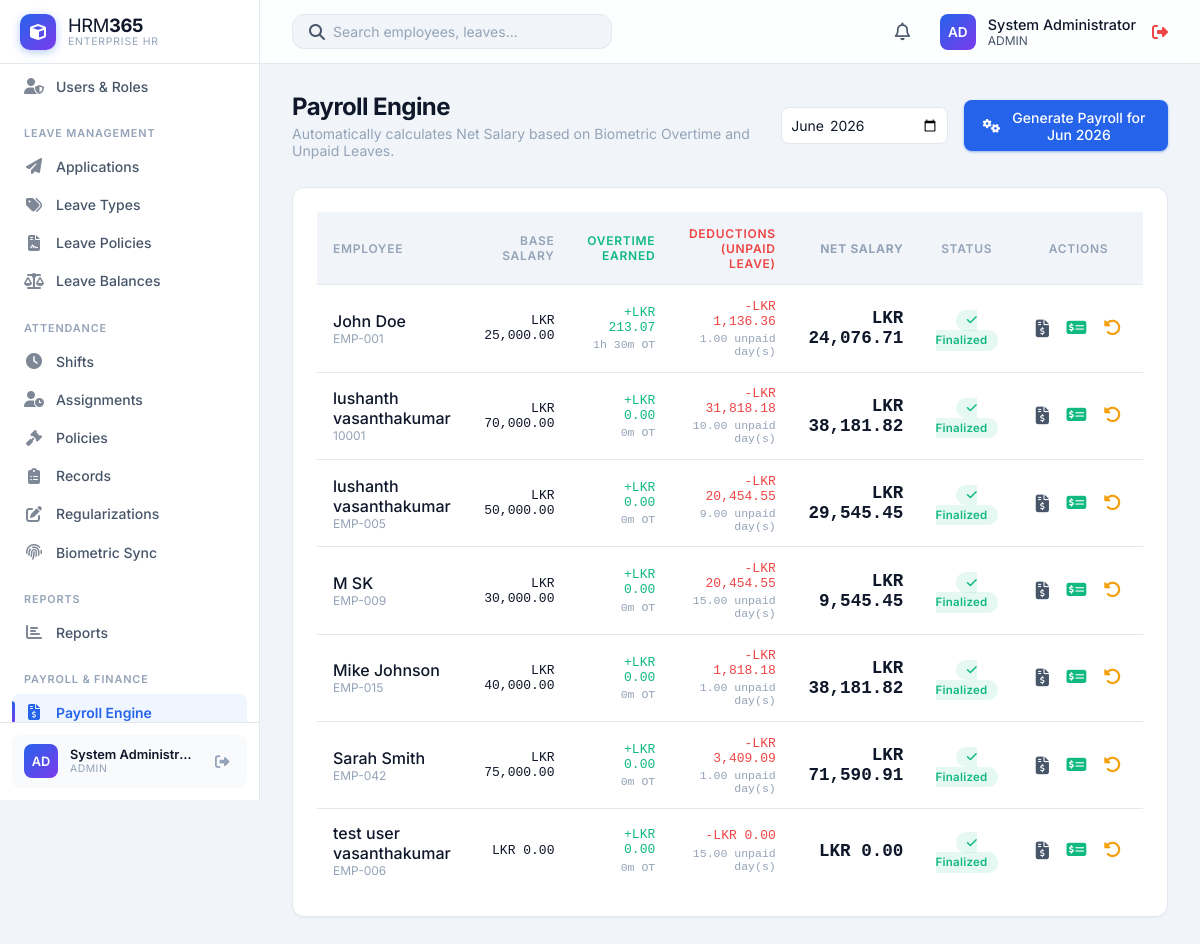
Page /HRM365/modules/payroll/index.php (signed in) on the earlier database version.
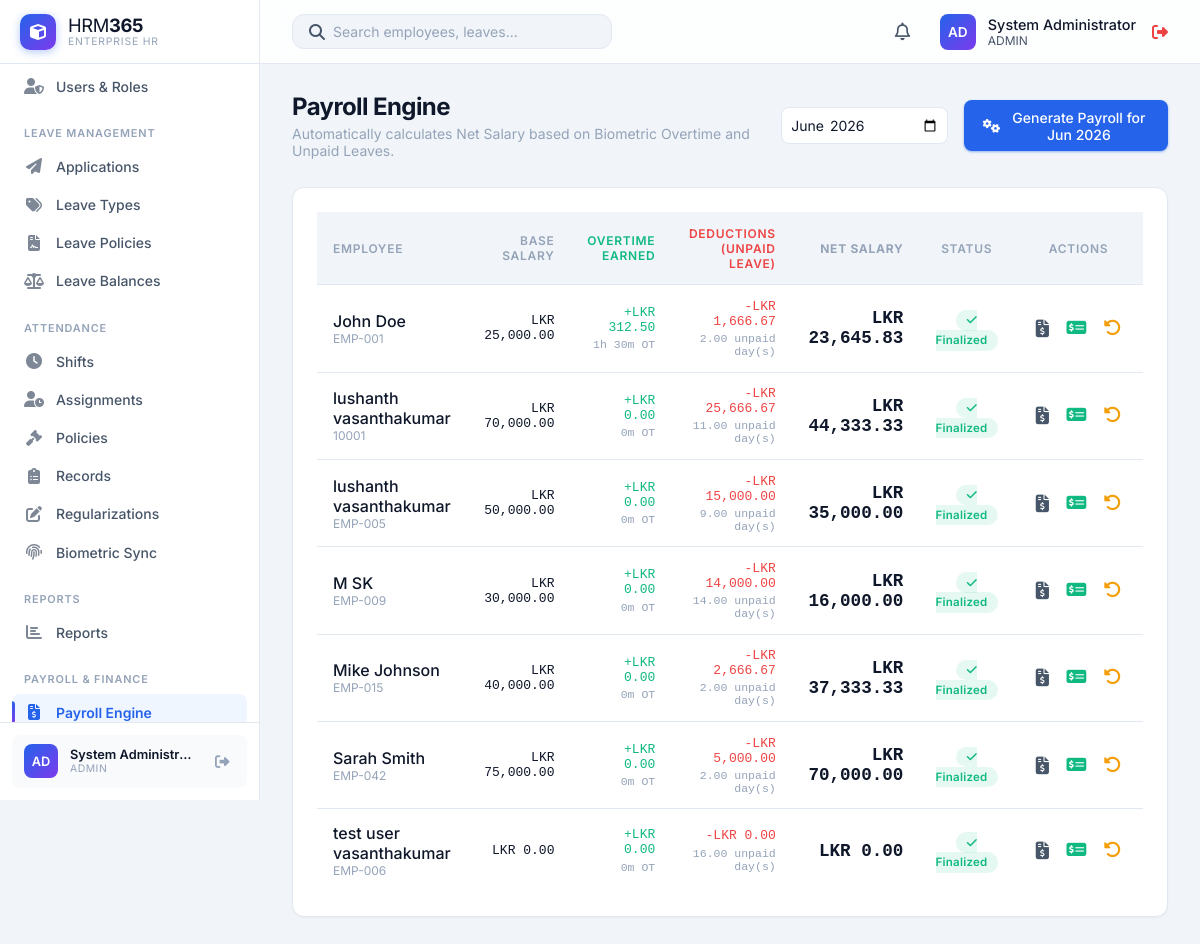
Same page on the later database version.
### tables this page shows
CREATE TABLE `payroll_records` (
  `id` int(11) NOT NULL,
  `employee_id` int(11) NOT NULL,
  `payroll_month` varchar(10) NOT NULL,
  `base_salary` decimal(10,2) DEFAULT 0.00,
  `overtime_hours` decimal(8,2) DEFAULT 0.00,
  `overtime_amount` decimal(10,2) DEFAULT 0.00,
  `deductions` decimal(10,2) DEFAULT 0.00,
  `unpaid_days` decimal(8,2) DEFAULT 0.00,
  `net_salary` decimal(10,2) DEFAULT 0.00,
  `status` enum('Draft','Finalized','Paid') DEFAULT 'Draft',
  `created_at` timestamp NOT NULL DEFAULT current_timestamp(),
  `updated_at` timestamp NOT NULL DEFAULT current_timestamp() ON UPDATE current_timestamp()
);

CREATE TABLE `employees` (
  `id` int(11) NOT NULL,
  `employee_code` varchar(20) NOT NULL,
  `first_name` varchar(50) NOT NULL,
  `last_name` varchar(50) NOT NULL,
  `email` varchar(100) NOT NULL,
  `phone` varchar(20) DEFAULT NULL,
  `department` varchar(50) DEFAULT NULL,
  `designation` varchar(50) DEFAULT NULL,
  `status` enum('Active','On Leave','Terminated') DEFAULT 'Active',
  `biometric_user_id` varchar(50) DEFAULT NULL,
  `hire_date` date DEFAULT NULL,
  `created_at` timestamp NOT NULL DEFAULT current_timestamp(),
  `updated_at` timestamp NOT NULL DEFAULT current_timestamp() ON UPDATE current_timestamp(),
  `date_of_birth` date DEFAULT NULL,
  `gender` enum('Male','Female','Other') DEFAULT NULL,
  `address` text DEFAULT NULL,
  `branch_id` int(11) DEFAULT NULL,
  `employment_type` enum('Full-time','Part-time','Contract') DEFAULT NULL,
  `base_salary` decimal(10,2) DEFAULT NULL,
  `profile_photo` varchar(255) DEFAULT NULL,
  `shift_id` int(11) DEFAULT NULL,
  `attendance_policy_id` int(11) DEFAULT NULL
);

### HRM365/includes/attendance_math.php (called while the page is built, shortened)
<?php
function format_hours_minutes(float $hours): string
{
    $totalMinutes = (int) round($hours * 60);
    if ($totalMinutes <= 0) {
        return '0m';
    }
    $wholeHours = intdiv($totalMinutes, 60);
    $minutes = $totalMinutes % 60;
    if ($wholeHours > 0 && $minutes > 0) {
        return $wholeHours . 'h ' . $minutes . 'm';
    }
    return $minutes . 'm';
}

### HRM365/includes/auth.php (called while the page is built, shortened)
<?php
require_once __DIR__ . '/db.php';
$currentUser = [
    'id' => $_SESSION['user_id'],
    'username' => $_SESSION['username'],
    'role' => $_SESSION['role'] ?? 'employee',
    'employee_id' => $_SESSION['employee_id'] ?? null,
    'department' => null
];
$userStmt = $pdo->prepare("SELECT username, role, full_name, employee_id, department FROM users WHERE id = ? AND status = 'Active'");
$userStmt->execute([$currentUser['id']]);
$freshUser = $userStmt->fetch();
$currentUser['username'] = $freshUser['username'];
$currentUser['role'] = $freshUser['role'];
$currentUser['employee_id'] = $freshUser['employee_id'];
$currentUser['department'] = $freshUser['department'];
if ($currentUser['employee_id']) {
    $authStmt = $pdo->prepare("SELECT department FROM employees WHERE id = ?");
    $authStmt->execute([$currentUser['employee_id']]);
    $authEmp = $authStmt->fetch();
    if ($authEmp) {
        $currentUser['department'] = $authEmp['department'];
    }
}
?>

### HRM365/modules/payroll/index.php (the view, shortened to what the changed rows need)
<?php
require_once '../../includes/db.php';
require_once '../../includes/auth.php';
require_once '../../includes/attendance_math.php';
$month_filter = isset($_GET['month']) ? $_GET['month'] : date('Y-m');
$currency = $pdo->query("SELECT setting_value FROM system_settings WHERE setting_key = 'currency'")->fetchColumn() ?: 'LKR';
$scopeSql = '';
$scopeParams = [];
$stmt = $pdo->prepare("
    SELECT p.*, e.first_name, e.last_name, e.employee_code
    FROM payroll_records p
    JOIN employees e ON p.employee_id = e.id
    WHERE p.payroll_month = ?
    {$scopeSql}
    ORDER BY e.first_name ASC
");
$stmt->execute(array_merge([$month_filter], $scopeParams));
$payrolls = $stmt->fetchAll();
include '../../includes/header.php';
?>
<div class="page-header">
    <div>
        <h1 class="page-title">Payroll Engine</h1>
    </div>
</div>
<div class="card">
    <div class="table-container">
        <table class="table">
            <thead>
                <tr>
                    <th>Employee</th>
                    <th style="text-align: right;">Base Salary</th>
                    <th style="text-align: right; color: var(--accent-success);">Overtime Earned</th>
                    <th style="text-align: right; color: var(--accent-danger);">Deductions (Unpaid Leave)</th>
                    <th style="text-align: right; font-weight: bold;">Net Salary</th>
                    <th style="text-align: center;">Status</th>
                    <th style="text-align: center;">Actions</th>
                </tr>
            </thead>
            <tbody>
                <?php foreach ($payrolls as $p): ?>
                <tr>
                    <td>
                        <div style="font-weight: 500; color: var(--text-primary);"><?php echo htmlspecialchars($p['first_name'] . ' ' . $p['last_name']); ?></div>
                        <div style="font-size: 0.75rem; color: var(--text-muted);"><?php echo htmlspecialchars($p['employee_code']); ?></div>
                    </td>
                    <td style="text-align: right; font-family: monospace;"><?php echo htmlspecialchars($currency); ?> <?php echo number_format($p['base_salary'], 2); ?></td>
                    <td style="text-align: right; font-family: monospace; color: var(--accent-success);">
                        <div>+<?php echo htmlspecialchars($currency); ?> <?php echo number_format($p['overtime_amount'], 2); ?></div>
                        <div style="font-size: 0.72rem; color: var(--text-muted); margin-top: 0.2rem;"><?php echo htmlspecialchars(format_hours_minutes(floatval($p['overtime_hours'] ?? 0))); ?> OT</div>
                    </td>
                    <td style="text-align: right; font-family: monospace; color: var(--accent-danger);">
                        <div>-<?php echo htmlspecialchars($currency); ?> <?php echo number_format($p['deductions'], 2); ?></div>
                        <div style="font-size: 0.72rem; color: var(--text-muted); margin-top: 0.2rem;"><?php echo number_format(floatval($p['unpaid_days'] ?? 0), 2); ?> unpaid day(s)</div>
                    </td>
                    <td style="text-align: right; font-family: monospace; font-weight: bold; font-size: 1.1rem;"><?php echo htmlspecialchars($currency); ?> <?php echo number_format($p['net_salary'], 2); ?></td>
                    <td style="text-align: center;">
                        <?php if ($p['status'] === 'Paid'): ?>
                            <span class="status-badge status-active"><i class="fas fa-check-double"></i> Paid</span>
                        <?php elseif ($p['status'] === 'Finalized'): ?>
                            <span class="status-badge" style="background: rgba(16, 185, 129, 0.1); color: var(--accent-success);"><i class="fas fa-check"></i> Finalized</span>
                        <?php else: ?>
                            <span class="status-badge" style="background: var(--bg-hover); color: var(--text-secondary);"><i class="fas fa-edit"></i> Draft</span>
                        <?php endif; ?>
                    </td>
                    <td style="text-align: center;">
                        <div style="display: flex; justify-content: center; gap: 0.4rem;">
                            <a href="payslip.php?id=<?php echo $p['id']; ?>" target="_blank" class="action-btn" title="View Payslip"><i class="fas fa-file-invoice-dollar"></i></a>
                            <?php if (in_array($currentUser['role'], ['admin', 'HR']) && $p['status'] !== 'Paid'): ?>
                                <form action="update_status.php" method="POST" style="margin: 0;">
                                    <button type="submit" class="action-btn" style="color: var(--accent-success);" title="Mark as Paid"><i class="fas fa-money-check-alt"></i></button>
                                </form>
                            <?php endif; ?>
                            <?php if (in_array($currentUser['role'], ['admin', 'HR']) && $p['status'] !== 'Draft'): ?>
                                <form action="update_status.php" method="POST" style="margin: 0;">
                                    <button type="submit" class="action-btn" style="color: var(--accent-warning);" title="Reopen Draft"><i class="fas fa-undo-alt"></i></button>
                                </form>
                            <?php endif; ?>
                        </div>
                    </td>
                </tr>
                <?php endforeach; ?>
            </tbody>
        </table>
    </div>
</div>
<?php include '../../includes/footer.php'; ?>

Differences in the rows shown:
changed payroll_records "John Doe": overtime_amount "213.07" → "312.50"; deductions "1,136.36" → "1,666.67"; unpaid_days "1.00" → "2.00"; net_salary "24,076.71" → "23,645.83"
changed payroll_records (number 2 of 7 on the later page): deductions "31,818.18" → "25,666.67"; unpaid_days "10.00" → "11.00"; net_salary "38,181.82" → "44,333.33"
changed payroll_records "EMP-005": deductions "20,454.55" → "15,000.00"; net_salary "29,545.45" → "35,000.00"
changed payroll_records "M SK": deductions "20,454.55" → "14,000.00"; unpaid_days "15.00" → "14.00"; net_salary "9,545.45" → "16,000.00"
changed payroll_records "Mike Johnson": deductions "1,818.18" → "2,666.67"; unpaid_days "1.00" → "2.00"; net_salary "38,181.82" → "37,333.33"
changed payroll_records "Sarah Smith": deductions "3,409.09" → "5,000.00"; unpaid_days "1.00" → "2.00"; net_salary "71,590.91" → "70,000.00"
changed payroll_records "test user vasanthakumar": unpaid_days "15.00" → "16.00"
